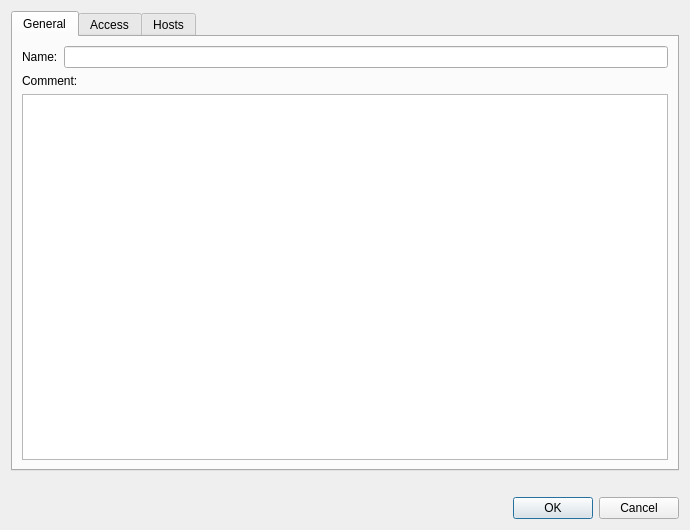
<?xml version="1.0" encoding="UTF-8"?>
<ui version="4.0">
 <class>RouterWorkspaceDialog</class>
 <widget class="QDialog" name="RouterWorkspaceDialog">
  <property name="geometry">
   <rect>
    <x>0</x>
    <y>0</y>
    <width>690</width>
    <height>530</height>
   </rect>
  </property>
  <property name="windowTitle">
   <string>Space Properties</string>
  </property>
  <property name="modal">
   <bool>true</bool>
  </property>
  <layout class="QVBoxLayout" name="verticalLayout">
   <item>
    <widget class="QTabWidget" name="tab_widget">
     <property name="currentIndex">
      <number>0</number>
     </property>
     <widget class="QWidget" name="tab_general">
      <attribute name="title">
       <string>General</string>
      </attribute>
      <layout class="QVBoxLayout" name="verticalLayout_general">
       <item>
        <layout class="QHBoxLayout" name="horizontalLayout_name">
         <item>
          <widget class="QLabel" name="label_name">
           <property name="text">
            <string>Name:</string>
           </property>
          </widget>
         </item>
         <item>
          <widget class="QLineEdit" name="edit_name"/>
         </item>
        </layout>
       </item>
       <item>
        <widget class="QLabel" name="label_comment">
         <property name="text">
          <string>Comment:</string>
         </property>
        </widget>
       </item>
       <item>
        <widget class="QPlainTextEdit" name="edit_comment"/>
       </item>
      </layout>
     </widget>
     <widget class="QWidget" name="tab_access">
      <attribute name="title">
       <string>Access</string>
      </attribute>
      <layout class="QHBoxLayout" name="horizontalLayout_access">
       <item>
        <layout class="QVBoxLayout" name="verticalLayout_left">
         <item>
          <widget class="QLabel" name="label_available">
           <property name="text">
            <string>Available users</string>
           </property>
          </widget>
         </item>
         <item>
          <widget class="QListWidget" name="list_available"/>
         </item>
         <item>
          <layout class="QHBoxLayout" name="layout_users_pagination">
           <item>
            <widget class="QToolButton" name="button_users_prev">
             <property name="sizePolicy">
              <sizepolicy hsizetype="Fixed" vsizetype="Preferred">
               <horstretch>0</horstretch>
               <verstretch>0</verstretch>
              </sizepolicy>
             </property>
             <property name="toolTip">
              <string>Previous page</string>
             </property>
             <property name="icon">
              <iconset resource="../../../common/resources/common.qrc">
               <normaloff>:/img/arrow-left.svg</normaloff>:/img/arrow-left.svg</iconset>
             </property>
            </widget>
           </item>
           <item>
            <widget class="QComboBox" name="combo_users_page">
             <property name="sizeAdjustPolicy">
              <enum>QComboBox::SizeAdjustPolicy::AdjustToContents</enum>
             </property>
            </widget>
           </item>
           <item>
            <widget class="QToolButton" name="button_users_next">
             <property name="sizePolicy">
              <sizepolicy hsizetype="Fixed" vsizetype="Preferred">
               <horstretch>0</horstretch>
               <verstretch>0</verstretch>
              </sizepolicy>
             </property>
             <property name="toolTip">
              <string>Next page</string>
             </property>
             <property name="icon">
              <iconset resource="../../../common/resources/common.qrc">
               <normaloff>:/img/arrow-right.svg</normaloff>:/img/arrow-right.svg</iconset>
             </property>
            </widget>
           </item>
           <item>
            <spacer name="spacer_users_pagination">
             <property name="orientation">
              <enum>Qt::Orientation::Horizontal</enum>
             </property>
             <property name="sizeHint" stdset="0">
              <size>
               <width>40</width>
               <height>20</height>
              </size>
             </property>
            </spacer>
           </item>
          </layout>
         </item>
        </layout>
       </item>
       <item>
        <layout class="QVBoxLayout" name="verticalLayout_buttons">
         <item>
          <spacer name="verticalSpacer_top">
           <property name="orientation">
            <enum>Qt::Orientation::Vertical</enum>
           </property>
           <property name="sizeHint" stdset="0">
            <size>
             <width>0</width>
             <height>0</height>
            </size>
           </property>
          </spacer>
         </item>
         <item>
          <widget class="QToolButton" name="button_add">
           <property name="toolTip">
            <string>Grant access to the selected user</string>
           </property>
           <property name="iconSize">
            <size>
             <width>24</width>
             <height>24</height>
            </size>
           </property>
          </widget>
         </item>
         <item>
          <widget class="QToolButton" name="button_remove">
           <property name="toolTip">
            <string>Revoke access from the selected user</string>
           </property>
           <property name="iconSize">
            <size>
             <width>24</width>
             <height>24</height>
            </size>
           </property>
          </widget>
         </item>
         <item>
          <spacer name="verticalSpacer_bottom">
           <property name="orientation">
            <enum>Qt::Orientation::Vertical</enum>
           </property>
           <property name="sizeHint" stdset="0">
            <size>
             <width>0</width>
             <height>0</height>
            </size>
           </property>
          </spacer>
         </item>
        </layout>
       </item>
       <item>
        <layout class="QVBoxLayout" name="verticalLayout_right">
         <item>
          <widget class="QLabel" name="label_with_access">
           <property name="text">
            <string>Users with access</string>
           </property>
          </widget>
         </item>
         <item>
          <widget class="QListWidget" name="list_with_access"/>
         </item>
        </layout>
       </item>
      </layout>
     </widget>
     <widget class="QWidget" name="tab_hosts">
      <attribute name="title">
       <string>Hosts</string>
      </attribute>
      <layout class="QHBoxLayout" name="horizontalLayout_hosts">
       <item>
        <layout class="QVBoxLayout" name="verticalLayout_hosts_left">
         <item>
          <widget class="QLabel" name="label_hosts_available">
           <property name="text">
            <string>Hosts outside the space</string>
           </property>
          </widget>
         </item>
         <item>
          <widget class="QListWidget" name="list_hosts_available"/>
         </item>
         <item>
          <layout class="QHBoxLayout" name="layout_hosts_out_pagination">
           <item>
            <widget class="QToolButton" name="button_hosts_out_prev">
             <property name="sizePolicy">
              <sizepolicy hsizetype="Fixed" vsizetype="Preferred">
               <horstretch>0</horstretch>
               <verstretch>0</verstretch>
              </sizepolicy>
             </property>
             <property name="toolTip">
              <string>Previous page</string>
             </property>
             <property name="icon">
              <iconset resource="../../../common/resources/common.qrc">
               <normaloff>:/img/arrow-left.svg</normaloff>:/img/arrow-left.svg</iconset>
             </property>
            </widget>
           </item>
           <item>
            <widget class="QComboBox" name="combo_hosts_out_page">
             <property name="sizeAdjustPolicy">
              <enum>QComboBox::SizeAdjustPolicy::AdjustToContents</enum>
             </property>
            </widget>
           </item>
           <item>
            <widget class="QToolButton" name="button_hosts_out_next">
             <property name="sizePolicy">
              <sizepolicy hsizetype="Fixed" vsizetype="Preferred">
               <horstretch>0</horstretch>
               <verstretch>0</verstretch>
              </sizepolicy>
             </property>
             <property name="toolTip">
              <string>Next page</string>
             </property>
             <property name="icon">
              <iconset resource="../../../common/resources/common.qrc">
               <normaloff>:/img/arrow-right.svg</normaloff>:/img/arrow-right.svg</iconset>
             </property>
            </widget>
           </item>
           <item>
            <spacer name="spacer_hosts_out_pagination">
             <property name="orientation">
              <enum>Qt::Orientation::Horizontal</enum>
             </property>
             <property name="sizeHint" stdset="0">
              <size>
               <width>40</width>
               <height>20</height>
              </size>
             </property>
            </spacer>
           </item>
          </layout>
         </item>
        </layout>
       </item>
       <item>
        <layout class="QVBoxLayout" name="verticalLayout_hosts_buttons">
         <item>
          <spacer name="verticalSpacer_hosts_top">
           <property name="orientation">
            <enum>Qt::Orientation::Vertical</enum>
           </property>
           <property name="sizeHint" stdset="0">
            <size>
             <width>0</width>
             <height>0</height>
            </size>
           </property>
          </spacer>
         </item>
         <item>
          <widget class="QToolButton" name="button_host_add">
           <property name="toolTip">
            <string>Move the selected host into the space</string>
           </property>
           <property name="iconSize">
            <size>
             <width>24</width>
             <height>24</height>
            </size>
           </property>
          </widget>
         </item>
         <item>
          <widget class="QToolButton" name="button_host_remove">
           <property name="toolTip">
            <string>Remove the selected host from the space</string>
           </property>
           <property name="iconSize">
            <size>
             <width>24</width>
             <height>24</height>
            </size>
           </property>
          </widget>
         </item>
         <item>
          <spacer name="verticalSpacer_hosts_bottom">
           <property name="orientation">
            <enum>Qt::Orientation::Vertical</enum>
           </property>
           <property name="sizeHint" stdset="0">
            <size>
             <width>0</width>
             <height>0</height>
            </size>
           </property>
          </spacer>
         </item>
        </layout>
       </item>
       <item>
        <layout class="QVBoxLayout" name="verticalLayout_hosts_right">
         <item>
          <widget class="QLabel" name="label_hosts_in_workspace">
           <property name="text">
            <string>Hosts in space</string>
           </property>
          </widget>
         </item>
         <item>
          <widget class="QListWidget" name="list_hosts_in_workspace"/>
         </item>
         <item>
          <layout class="QHBoxLayout" name="layout_hosts_in_pagination">
           <item>
            <widget class="QToolButton" name="button_hosts_in_prev">
             <property name="sizePolicy">
              <sizepolicy hsizetype="Fixed" vsizetype="Preferred">
               <horstretch>0</horstretch>
               <verstretch>0</verstretch>
              </sizepolicy>
             </property>
             <property name="toolTip">
              <string>Previous page</string>
             </property>
             <property name="icon">
              <iconset resource="../../../common/resources/common.qrc">
               <normaloff>:/img/arrow-left.svg</normaloff>:/img/arrow-left.svg</iconset>
             </property>
            </widget>
           </item>
           <item>
            <widget class="QComboBox" name="combo_hosts_in_page">
             <property name="sizeAdjustPolicy">
              <enum>QComboBox::SizeAdjustPolicy::AdjustToContents</enum>
             </property>
            </widget>
           </item>
           <item>
            <widget class="QToolButton" name="button_hosts_in_next">
             <property name="sizePolicy">
              <sizepolicy hsizetype="Fixed" vsizetype="Preferred">
               <horstretch>0</horstretch>
               <verstretch>0</verstretch>
              </sizepolicy>
             </property>
             <property name="toolTip">
              <string>Next page</string>
             </property>
             <property name="icon">
              <iconset resource="../../../common/resources/common.qrc">
               <normaloff>:/img/arrow-right.svg</normaloff>:/img/arrow-right.svg</iconset>
             </property>
            </widget>
           </item>
           <item>
            <spacer name="spacer_hosts_in_pagination">
             <property name="orientation">
              <enum>Qt::Orientation::Horizontal</enum>
             </property>
             <property name="sizeHint" stdset="0">
              <size>
               <width>40</width>
               <height>20</height>
              </size>
             </property>
            </spacer>
           </item>
          </layout>
         </item>
        </layout>
       </item>
      </layout>
     </widget>
    </widget>
   </item>
   <item>
    <widget class="QLabel" name="label_host_summary">
     <property name="text">
      <string/>
     </property>
     <property name="alignment">
      <set>Qt::AlignmentFlag::AlignCenter</set>
     </property>
    </widget>
   </item>
   <item>
    <widget class="DialogButtonBox" name="buttonbox">
     <property name="standardButtons">
      <set>QDialogButtonBox::StandardButton::Cancel|QDialogButtonBox::StandardButton::Ok</set>
     </property>
    </widget>
   </item>
  </layout>
 </widget>
 <customwidgets>
  <customwidget>
   <class>DialogButtonBox</class>
   <extends>QDialogButtonBox</extends>
   <header>common/desktop/dialog_button_box.h</header>
  </customwidget>
 </customwidgets>
 <resources>
  <include location="../../../common/resources/common.qrc"/>
 </resources>
 <connections/>
</ui>
